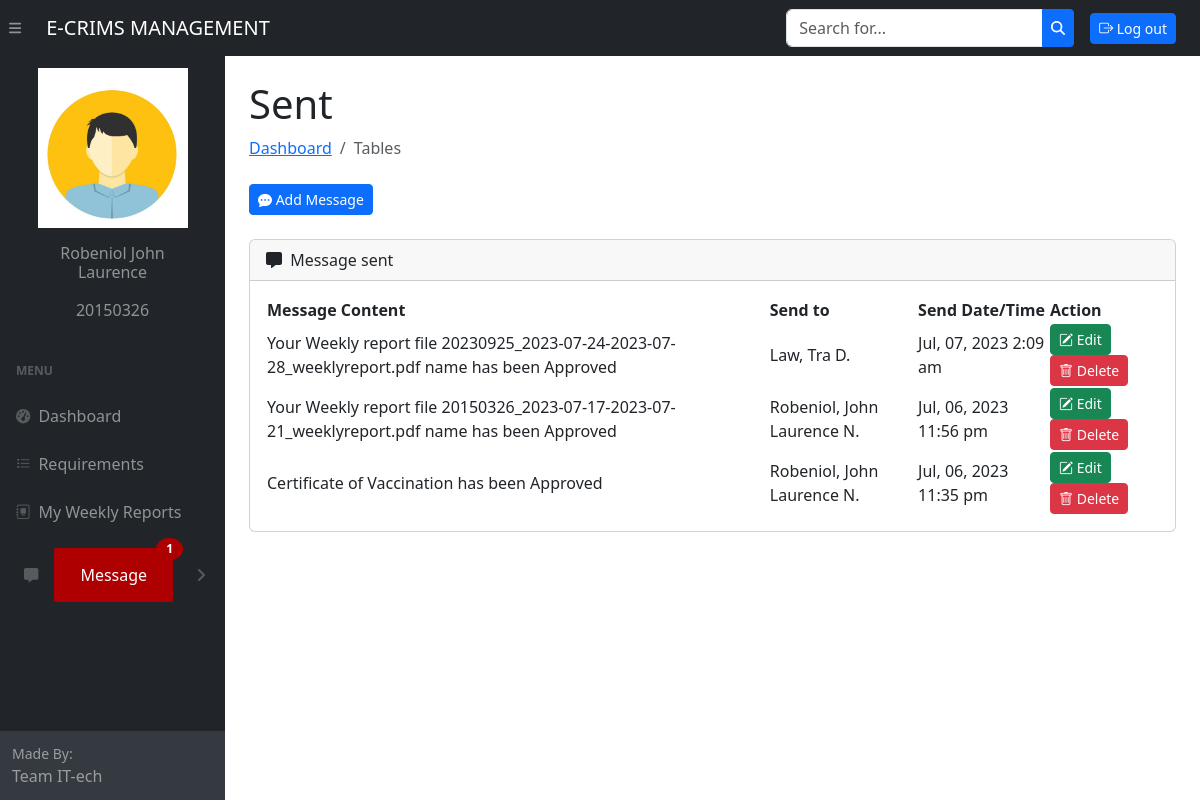
The page /student/message.php (signed in) on the database its author committed.
### tables this page shows
CREATE TABLE `user_profile` (
  `id` int(11) NOT NULL,
  `std_id` int(10) NOT NULL,
  `profile` varchar(250) NOT NULL,
  `date_time` datetime NOT NULL DEFAULT current_timestamp()
);

CREATE TABLE `student_enroll` (
  `id` int(10) NOT NULL,
  `last_name` varchar(50) NOT NULL,
  `first_name` varchar(50) NOT NULL,
  `middle_name` varchar(50) NOT NULL,
  `suffix_name` varchar(10) NOT NULL,
  `email` varchar(250) NOT NULL,
  `password` varchar(50) NOT NULL,
  `status` varchar(11) NOT NULL,
  `time_date` datetime NOT NULL DEFAULT current_timestamp()
);

CREATE TABLE `message_db` (
  `message_id` int(20) NOT NULL,
  `user_id` int(20) NOT NULL,
  `send_to_id` int(20) NOT NULL,
  `message_content` varchar(255) NOT NULL,
  `is_read` int(10) NOT NULL,
  `message_time_date` datetime NOT NULL DEFAULT current_timestamp()
);

### student/message.php (the view, shortened to what this page needs)
<!DOCTYPE html>
<html lang="en">
<head>
    <?php include 'head.php' ?>
</head>
<body class="sb-nav-fixed">
    <?php include 'header.php' ?>
    <div id="layoutSidenav">
        <?php include 'nav.php' ?>
        <div id="layoutSidenav_content">
            <main>
                <div class="container-fluid px-4">
                    <h1 class="mt-4">Sent</h1>
                    <ol class="breadcrumb mb-4">
                        <li class="breadcrumb-item"><a href="index.php">Dashboard</a></li>
                        <li class="breadcrumb-item active">Tables</li>
                    </ol>
                    <div class="col-lg-4 col-md-6">
                        <button type="button" class="btn btn-primary btn-sm" data-toggle="modal" data-target="#addModal" data-whatever="Team Leader"><i class="bi bi-chat-dots-fill"></i> Add Message</button>
                    </div>
                    <br>
                    <div class="card mb-4">
                        <div class="card-header">
                            <i class="fas fa-message me-1"></i>
                            Message sent
                        </div>
                        <div class="card-body">
                            <div class="table-responsive">
                                <table id="datatablesSimple" >
                                <thead>
                                    <tr>
                                    <th class="cell">Message Content</th>
                                    <th class="cell">Send to</th>
                                    <th class="cell">Send Date/Time</th>
                                    <th class="text-right">Action</th>
                                    </tr>
                                </thead>
                                <tbody>
                                <?php
                                    include '../database/db_connect.php';
                                    $user = $_SESSION["user"];
                                    ?>
                                    <?php
                                    $sql = "SELECT * from message_db Join student_enroll on student_enroll.id=message_db.send_to_id where message_db.user_id=$user order by message_db.message_time_date desc;";
                                    $result = $mysqli->query($sql);
                                    while ($row = $result->fetch_assoc()) {
                                    ?>
                                        <tr>
                                            <td><?php echo $row['message_content']; ?></td>
                                            <td><?php echo $row['last_name'].", ". $row['first_name']." ". $row['middle_name']." ". $row['suffix_name']; ?></td>
                                            <td><?php echo date( "M, d, Y g:i a" ,strtotime($row['message_time_date'])); ?></td>
                                            <td>
                                                <a href='#edit_<?php echo $row['message_id']; ?>' class='btn btn-success btn-sm' data-bs-toggle='modal'><i class='bi bi-pencil-square'></i> Edit</a>
                                                <a href='#delete_<?php echo $row['message_id']; ?>' class='btn btn-danger btn-sm' data-bs-toggle='modal'><i class='bi bi-trash'></i> Delete</a>
                                            </td>
                                        </tr>
                                    <?php
                                    }
                                    ?>
                                </tbody>
                            </table>
                            </div>
                        </div>
                    </div>
                </div>
            </main>
        </div>
    </div>
    <?php include 'script.php' ?>
</body>
</html>

### student/nav.php (shortened to what this page needs)
<?php
include '../database/db_connect.php';
$user = $_SESSION["user"];
$pdssql = "SELECT * from personal_sheet_db where std_id=$user";
$pds =  count($mysqli->query($pdssql)->fetch_all(MYSQLI_ASSOC));
$pcsql = "SELECT * from parent_con_db where std_id=$user";
$pc =  count($mysqli->query($pcsql)->fetch_all(MYSQLI_ASSOC));
$pisql = "SELECT * from philhealth_id_db where std_id=$user";
$pi =  count($mysqli->query($pisql)->fetch_all(MYSQLI_ASSOC));
$visql = "SELECT * from cer_vac_db where std_id=$user";
$vi =  count($mysqli->query($visql)->fetch_all(MYSQLI_ASSOC));
$ptsql = "SELECT * from pregnancy_db where std_id=$user";
$pt = count($mysqli->query($ptsql)->fetch_all(MYSQLI_ASSOC));
$totalRequirements = $pds + $pc + $pi + $vi + $pt;
$overAllRequirementCount = 5;
$pendingReq = $overAllRequirementCount - $totalRequirements;
$totalRequirementsBadge = $pendingReq > 0 ? "<span class='custom-badge custom-badge-danger'>$pendingReq</span>" : '';
?>
<!DOCTYPE html>
<html lang="en">
<head>
</head>
<body>
    <div id="layoutSidenav_nav">
        <nav class="sb-sidenav accordion sb-sidenav-dark" id="sidenavAccordion">
            <div class="sb-sidenav-menu">
                <div class="nav">
                    <?php
                    include '../database/db_connect.php';
                    $user = $_SESSION["user"];
                    $sql20 = "SELECT * from user_profile join student_enroll on user_profile.std_id=student_enroll.id Where user_profile.std_id=$user";
                    if ($result20 = $mysqli->query($sql20))
                        while ($row20 = $result20->fetch_assoc()) {
                    ?>
                        <a class="nav-link" href="profile.php">
                            <div class="container-sm">
                                <img src="<?php echo $row20['profile'] ?>" class="card-rounded mx-auto d-block" style="width: 150px; height: 160px;" alt="...">
                                <div class="card-body text-center">
                                    <h6 class="my-3"><?php echo $row20['last_name'] . " " . $row20['first_name'] ?></h6>
                                    <p class="card-text"><?php echo $row20['id'] ?></p>
                                </div>
                            </div>
                        </a>
                    <?php
                        }
                    ?>
                    <div class="sb-sidenav-menu-heading">MENU</div>
                    <a class="nav-link" href="index.php">
                        <div class="sb-nav-link-icon"><i class="fas fa-tachometer-alt"></i></div>
                        Dashboard
                    </a>
                    <a class="nav-link" href="requirements.php">
                        <div class="sb-nav-link-icon"><i class="bi bi-list-task"></i></div>
                        Requirements <?= $totalRequirementsBadge ?>
                    </a>
                    <a class="nav-link" href="week_accom.php">
                        <div class="sb-nav-link-icon"><i class="bi bi-journal-album"></i></i></div>
                        My Weekly Reports
                    </a>
                    <a class="nav-link collapsed" href="#" data-bs-toggle="collapse" data-bs-target="#collapseLayouts3" aria-expanded="false" aria-controls="collapseLayouts" onclick="toggleCollapse()">
                        <div class="sb-nav-link-icon btn-sm"><i class="fas fa-message"></i></div>
                        <?php
                        include '../database/db_connect.php';
                        $user = $_SESSION["user"];
                        $sql = "SELECT *, COUNT(*) AS unread_count FROM message_db WHERE send_to_id = $user AND is_read = '0'";
                        $result = $mysqli->query($sql);
                        $row = $result->fetch_assoc();
                        $unread_count = $row["unread_count"];
                        $message_id = $row["message_id"];
                        ?>
                        <div class="messageContainer" data-message-id="<?php echo $message_id; ?>">
                            <span class="badge" id="notificationCount"><?php echo $unread_count; ?></span>
                            Message
                        </div>
                        <div class="sb-sidenav-collapse-arrow"><i class="fas fa-angle-down"></i></div>
                    </a>
                </div>
            </div>
            <div class="sb-sidenav-footer">
                <div class="small">Made By:</div>
                Team IT-ech
            </div>
        </nav>
    </div>
</body>
</html>

### css/all.css (style rules this page uses)
.fa-angle-down:before { content: "\f107"; }

### rows shown on the page
user_profile: profile (picture), student_enroll.last_name "Robeniol", student_enroll.first_name "John Laurence", student_enroll.id "20150326"
message_db: message_content "Your Weekly report file 20230925_2023-07-24-2023-07-28_weeklyreport.pdf name has been Approved", student_enroll.last_name "Law", student_enroll.first_name "Tra", student_enroll.middle_name "D.", message_time_date "Jul, 07, 2023 2:09 am"
message_db: message_content "Your Weekly report file 20150326_2023-07-17-2023-07-21_weeklyreport.pdf name has been Approved", student_enroll.last_name "Robeniol", student_enroll.first_name "John Laurence", student_enroll.middle_name "N.", message_time_date "Jul, 06, 2023 11:56 pm"
message_db: message_content "Certificate of Vaccination has been Approved", student_enroll.last_name "Robeniol", student_enroll.first_name "John Laurence", student_enroll.middle_name "N.", message_time_date "Jul, 06, 2023 11:35 pm"

### other values the page prints
$unread_count "1"
